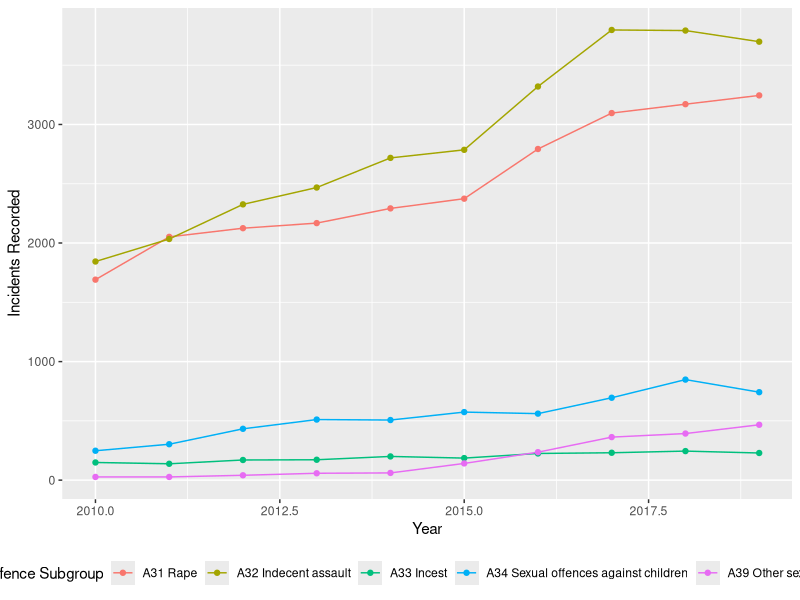

This chart was generated by the following R code:
## ---- chunk 1
library(tidyverse)
library(readr)
library(lubridate)
library(ggplot2)
library(bookdown)
library(knitr)
## ---- chunk 2
crime <- read_csv("Data_Tables_Criminal_Incidents_Visualisation_Year_Ending_December_2019 (1).csv")
## ---- chunk 3
crimesexual <-crime %>% filter(`Offence Subdivision`== "A30 Sexual offences")
crimesexual %>% select(-c(`Year ending`)) %>%
  group_by(`Offence Subgroup`) %>%
    summarise(total=sum(`Incidents Recorded`)) %>%
  arrange(desc(total)) %>%
  kable(caption = "Total case of Sexual Offences from 2010-2019") %>%
  kableExtra::kable_styling(latex_options = "hold_position")
## ---- chunk 4

crimesexual %>% ggplot(aes(x= Year,
                     y=`Incidents Recorded`,
                     colour = `Offence Subgroup`)) +
  geom_line() +
  geom_point()+
  theme(legend.position = "bottom")
